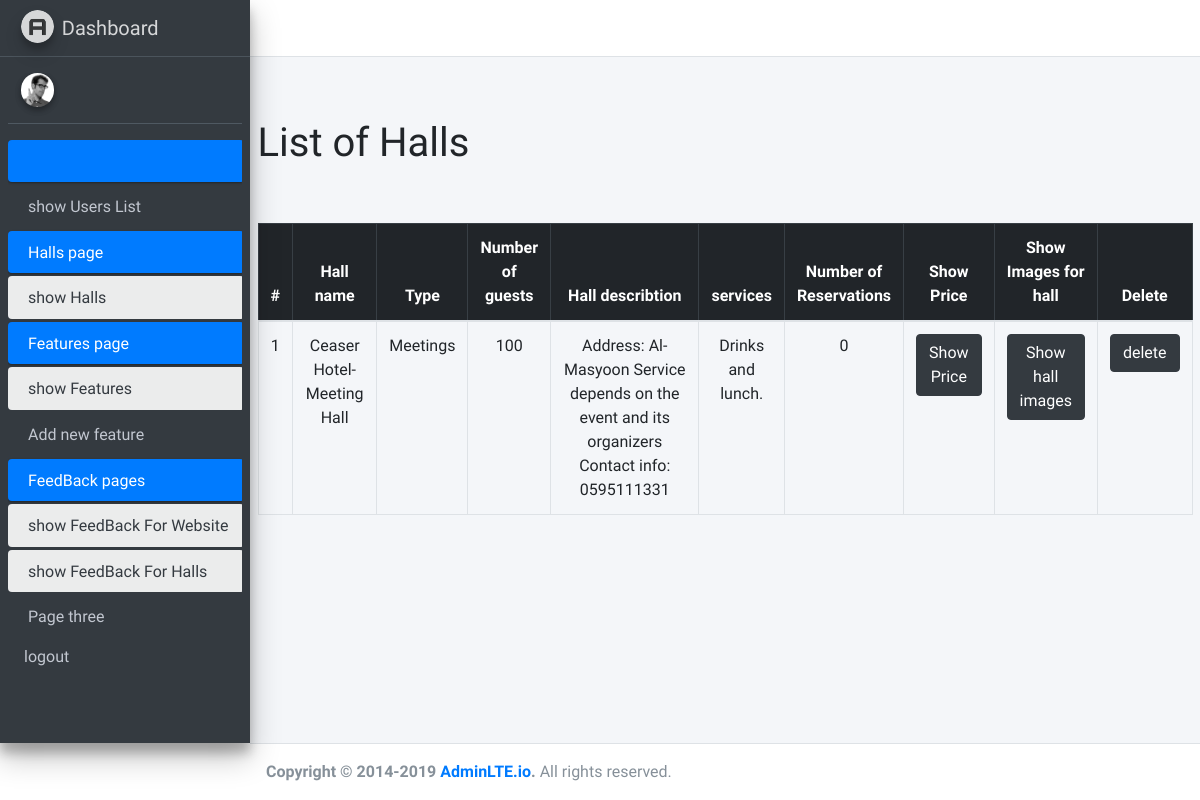
The page /admin/showsubhallsadmin.php?hallId=84 on the database as committed earlier.
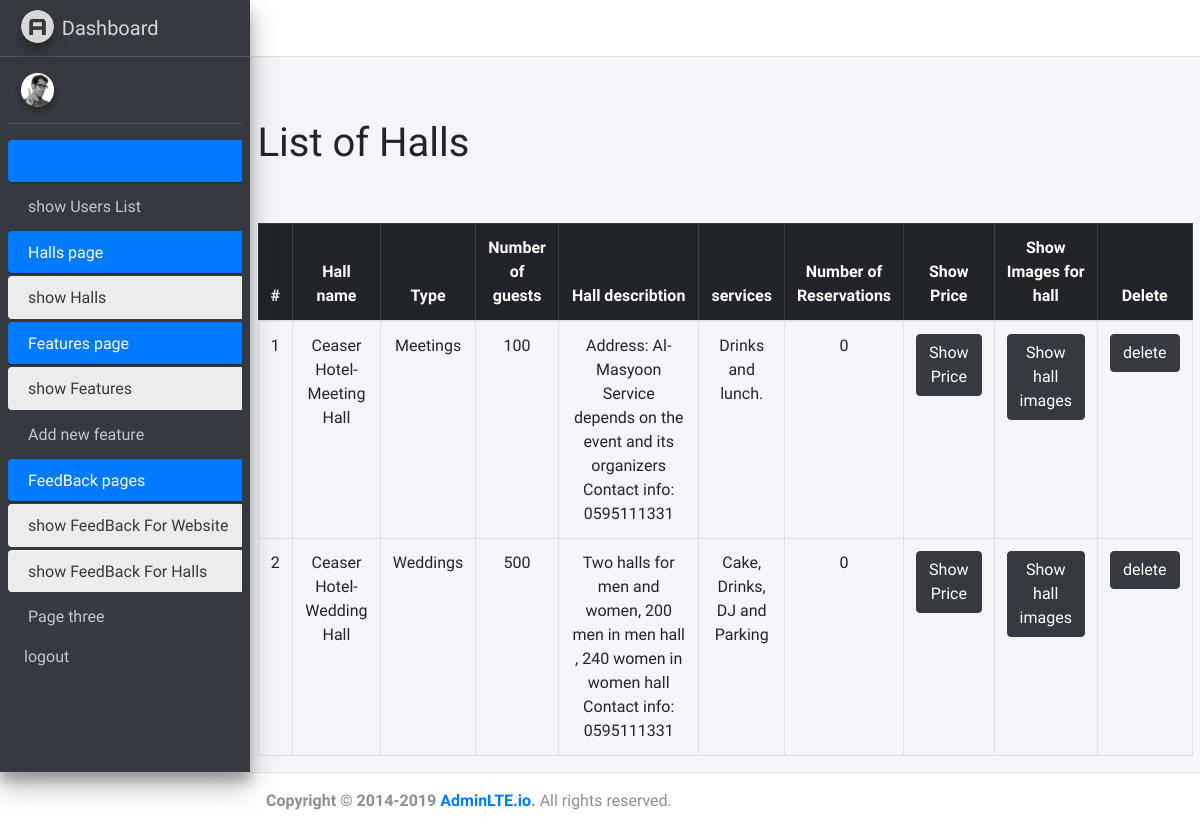
The same page on the database as committed later.
### tables this page shows
CREATE TABLE `subhalls` (
  `id` int NOT NULL,
  `name` varchar(200) NOT NULL,
  `type` int NOT NULL,
  `number_of_guests` int NOT NULL,
  `hall_describtion` varchar(500) NOT NULL,
  `services` varchar(500) NOT NULL,
  `image_view` varchar(300) NOT NULL,
  `hall_id` int NOT NULL,
  `num_of_reservation` int NOT NULL DEFAULT '0',
  `price` int NOT NULL
);

### admin/handlers/get-subhall.php (called while the page is built)
<?php
$hall_id=$_GET['hallId'];
$test= $hall_id;
$sql="SELECT h.id,h.name,h.type, h.number_of_guests,h.hall_describtion,h.services,h.num_of_reservation FROM subhalls h where h.hall_id ='$test'";
$sqlResult=mysqli_query($conn,$sql);
$hallData=mysqli_fetch_all($sqlResult);
?>

### admin/showsubhallsadmin.php (the view, shortened to what this page needs)
<?php session_start();
require("handlers/db.php");
require("handlers/get-subhall.php");
$hallId=$_GET['hallId'];
$sql="SELECT h.id,h.name,h.type,h.number_of_guests,h.hall_describtion,h.services,h.num_of_reservation FROM subhalls h where h.hall_id = '$hallId' ";
$query=mysqli_query($conn,$sql);
if(mysqli_num_rows($query)>0){
    $halls=mysqli_fetch_all($query,MYSQLI_ASSOC);
}
require("inc/header.php");
?>
<main role="main" class="flex-shrink-0 ">
        <div class="container">
        <br>
            <h1>List of Halls</h1>
            <br>
        <br>
            <table class="table table-bordered text-center justify-content-start">
                <thead  class="table-dark">
                    <tr>
                    <th scope="col">#</th>
                    <th scope="col"  style="width:10%">Hall name</th>
                    <th scope="col">Type</th>
                    <th scope="col">Number of guests</th>
                    <th scope="col"style="width:40%">Hall describtion</th>
                    <th scope="col"> services</th>
                    <th scope="col"> Number of Reservations</th>
                    <th scope="col"> Show Price</th>
                    <th scope="col">Show Images for hall</th>
                    <th scope="col">Delete</th>
                    </tr>
                </thead>
                <tbody>
<?php
if(isset($halls)){
foreach($hallData as $index=>$halls){?>
    <tr>
    <td><?=$index+1;?></td>
    <td><?=$halls[1];?></td>
    <td><?php
    if ($halls[2]=='1'){
echo "Weddings";
}else if ($halls[2]=='2'){
    echo "Meetings";
}
else if ($halls[2]=='3'){
    echo "Weddings and Meetings";
}
?></td>
    <td><?=$halls[3];?></td>
    <td><?=$halls[4];?></td>
    <td><?=$halls[5];?></td>
    <td><?=$halls[6];?></td>
    <td><a href="showprice.php?hallId=<?= $halls[0];?>"class="btn btn-dark">Show Price</a></td>
    <td><a href="showimages.php?hallId=<?= $halls[0];?>"class="btn btn-dark">Show hall images</a></td>
   <td><a href="handlers/deletesubhall.php?hallId=<?= $halls[0];?>"class="btn btn-dark">delete</a></td>
    </tr>
<?php }
}
else{?>
  <tr>
    <td colspan="6" class="text-center">No SubHalls</td>
  </tr>
  <?php
} ?>
                </tbody>
            </table>
        </div>
    </main>
  <?php
require("inc/footer.php");
?>

### admin/inc/header.php (shortened to what this page needs)
<!DOCTYPE html>
<html lang="en">
<head>
  <link rel="stylesheet" href="assets/css/fontawesome.all.css">
  <link rel="stylesheet" href="assets/css/adminlte.css">
</head>
<body class="hold-transition sidebar-mini">
<div class="wrapper">
  <nav class="main-header navbar navbar-expand navbar-white navbar-light">
    <ul class="navbar-nav">
      <li class="nav-item">
        <a class="nav-link" data-widget="pushmenu" href="#" role="button"><i class="fas fa-bars"></i></a>
      </li>
    </ul>
  </nav>
  <aside class="main-sidebar sidebar-dark-primary elevation-4">
    <a href="#" class="brand-link">
      <img src="assets/img/logo.png" alt="AdminLTE Logo" class="brand-image img-circle elevation-3"
           style="opacity: .8">
      <span class="brand-text font-weight-light">Dashboard</span>
    </a>
    <div class="sidebar">
      <div class="user-panel mt-3 pb-3 mb-3 d-flex">
        <div class="image">
          <img src="assets/img/user-profile.jpg" class="img-circle elevation-2" alt="User Image">
        </div>
        <div class="info">
        </div>
      </div>
      <nav class="mt-2">
        <ul class="nav nav-pills nav-sidebar flex-column" data-widget="treeview" role="menu" data-accordion="false">
               <?php if( ($_SESSION['usertype'] != 'owner') ){?>
          <li class="nav-item has-treeview menu-open">
            <a href="#" class="nav-link active">
            </a>
            <ul class="nav nav-treeview">
              <li class="nav-item">
                <a href="showusers.php" class="nav-link ">
                  <p>show Users List</p>
                </a>
              </li>
            </ul>
          </li>
          <li class="nav-item has-treeview menu-open">
            <a href="#" class="nav-link active">
              <p>
                Halls page
              </p>
            </a>
            <ul class="nav nav-treeview">
              <li class="nav-item">
                <a href="showhalls.php" class="nav-link active ">
                  <p>show Halls</p>
                </a>
              </li>
            </ul>
          </li>
          <?php }?>
          <?php if( ($_SESSION['usertype'] != 'owner') ){?>
          <li class="nav-item has-treeview menu-open">
            <a href="#" class="nav-link active">
              <p>
                Features page
              </p>
            </a>
            <ul class="nav nav-treeview">
              <li class="nav-item">
                <a href="showfeatures.php" class="nav-link active ">
                  <p>show Features</p>
                </a>
              </li>
              <li class="nav-item">
                <a href="createfeature.php" class="nav-link ">
                  <p>Add new feature</p>
                </a>
              </li>
            </ul>
          </li>
          <?php }?>
          <?php if( ($_SESSION['usertype']!= 'owner') ){?>
          <li class="nav-item has-treeview menu-open">
            <a href="#" class="nav-link active">
              <p>
                FeedBack pages
              </p>
            </a>
            <ul class="nav nav-treeview">
              <li class="nav-item">
                <a href="ShowFeedBack.php" class="nav-link active ">
                  <p>show FeedBack For Website</p>
                </a>
              </li>
              <li class="nav-item">
                <a href="showfeedbacksubhallAdmin.php" class="nav-link active ">
                  <p>show FeedBack For Halls</p>
                </a>
              </li>
            </ul>
          </li>
          <li class="nav-item">
            <a href="#" class="nav-link">
              <p>
                Page three
              </p>
            </a>
          </li>
          <?php }?>
        </ul>
      </nav>
      <?php if( ($_SESSION['usertype']!= 'owner') ){?>
      <div class="float-left d-none d-sm-inline">
    <a class="dropdown-item" href="../admin/handlers/logout.php">logout</a>
    </div>
    <?php }else{?>
      <div class="float-left d-none d-sm-inline">
    <a class="dropdown-item" href="../admin/handlers/logout.php">Back to Home</a>
    </div>
    <?php }?>
    </div>
  </aside>
  <div class="content-wrapper">
    <div class="content-header">
    </div>

### admin/inc/footer.php (shortened to what this page needs)
</div>
      </div>
  <footer class="main-footer">
    <strong>Copyright &copy; 2014-2019 <a href="https://adminlte.io">AdminLTE.io</a>.</strong> All rights reserved.
  </footer>
</body>
</html>

Rows that differ between the two databases and show on the page:
added subhalls: name "Ceaser Hotel-Wedding Hall", type "Weddings", number_of_guests "500", hall_describtion "Two halls for men and women, 200 men in men hall , 240 women in women hall Contact info: 0595111331", services "Cake, Drinks, DJ and Parking", num_of_reservation "0"
